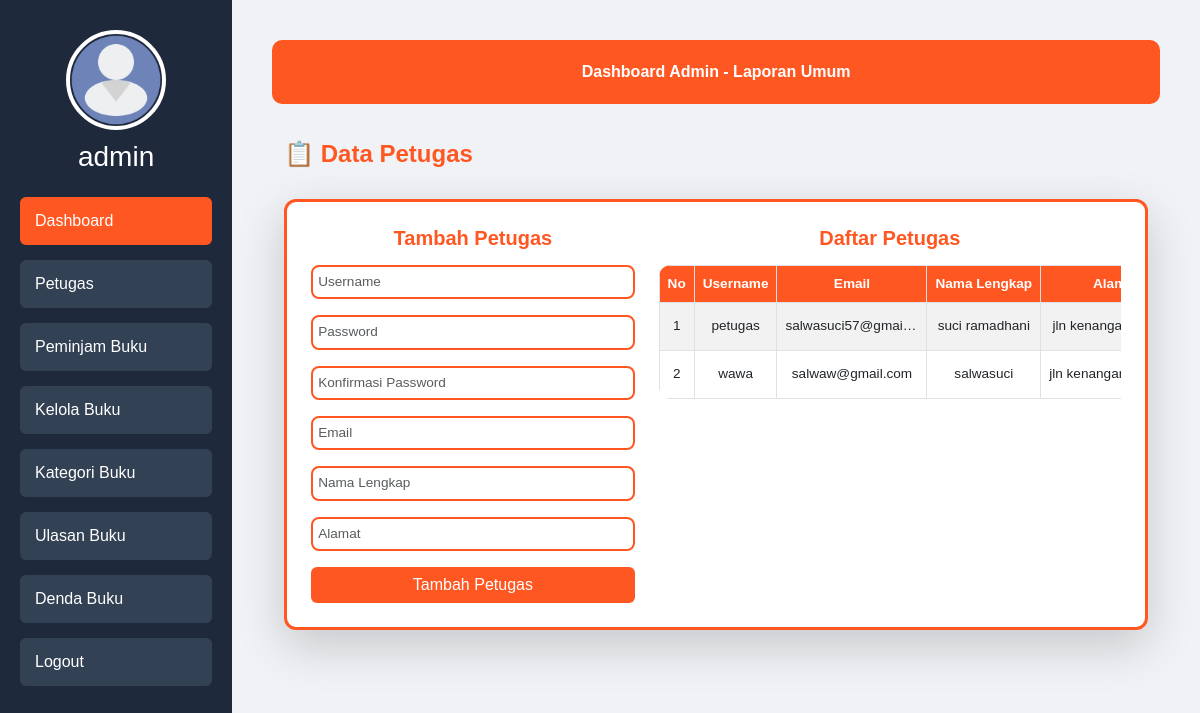
The app's page /modul/admin.php?page=pengguna (signed in) with its own data.
### tables this page shows
CREATE TABLE `user` (
  `UserID` int(11) NOT NULL,
  `Username` varchar(255) DEFAULT NULL,
  `Password` varchar(255) DEFAULT NULL,
  `confirm_password` varchar(255) DEFAULT NULL,
  `Email` varchar(255) DEFAULT NULL,
  `NamaLengkap` varchar(255) DEFAULT NULL,
  `Alamat` text,
  `Role` enum('admin','petugas','peminjam') NOT NULL
);

### modul/pengguna.php (the view, shortened to what this page needs)
<?php
class User {
    private $conn;
    public function __construct($db) {
        $this->conn = $db;
    }
    public function tampilkanUser() {
        $sql = "SELECT UserID, Username, Email, NamaLengkap, Alamat, confirm_password FROM user WHERE Role = 'petugas'";
        $stmt = $this->conn->query($sql);
        return $stmt->fetchAll(PDO::FETCH_ASSOC);
    }
}
$db = new Database();
$conn = $db->conn;
$user = new User($conn);
$dataPetugas = $user->tampilkanUser();
?>
<div class="container mt-3">
<h2 class="text-start" style="color: #FF5722; font-weight: 600; font-size: 1.5rem;">
    📋 Data Petugas
</h2>
    <div class="card shadow-lg p-4 border-3" style="border-color: #FF5722; margin-top: 30px;">
        <div class="row">
            <div class="col-md-5">
                <h5 style="color: #FF5722; font-weight: 600; text-align: center;">
                    Tambah Petugas
                </h5>
                <form method="POST" style="margin-top:15px;">
                    <div class="mb-3">
                        <input type="text" name="username" placeholder="Username" class="form-control" required>
                    </div>
                    <div class="mb-3">
                        <input type="password" name="password" placeholder="Password" class="form-control" required>
                    </div>
                    <div class="mb-3">
                        <input type="password" name="confirm_password" placeholder="Konfirmasi Password" class="form-control" required>
                    </div>
                    <div class="mb-3">
                        <input type="email" name="email" placeholder="Email" class="form-control" required>
                    </div>
                    <div class="mb-3">
                        <input type="text" name="namaLengkap" placeholder="Nama Lengkap" class="form-control" required>
                    </div>
                    <div class="mb-3">
                        <input type="text" name="alamat" placeholder="Alamat" class="form-control" required>
                    </div>
                    <button type="submit" name="tambahPetugas" class="btn btn-orange w-100">
                        Tambah Petugas
                    </button>
                </form>
            </div>
            <div class="col-md-7">
                <h5 style="color: #FF5722; font-weight: 600; text-align: center;">
                    Daftar Petugas
                </h5>
                <div class="table-responsive" style="margin-top:15px;">
                    <table class="table table-bordered table-striped align-middle">
                        <thead>
                            <tr>
                                <th>No</th>
                                <th>Username</th>
                                <th>Email</th>
                                <th>Nama Lengkap</th>
                                <th>Alamat</th>
                            </tr>
                        </thead>
                        <tbody>
                            <?php
                            $no = 1;
                            foreach ($dataPetugas as $petugas) : ?>
                                <tr>
                                    <td><?= $no++ ?></td>
                                    <td><?= $petugas['Username'] ?></td>
                                    <td><?= $petugas['Email'] ?></td>
                                    <td><?= $petugas['NamaLengkap'] ?></td>
                                    <td><?= $petugas['Alamat'] ?></td>
                                </tr>
                            <?php endforeach; ?>
                        </tbody>
                    </table>
                </div>
            </div>
        </div>
    </div>
</div>

### modul/admin.php (style rules this page uses)
body { font-family: "Poppins", sans-serif; background: #f0f2f5; margin: 0; display: flex; height: 100vh; overflow: hidden; }
.card { background: #fff; padding: 25px; border-radius: 12px; box-shadow: 0 6px 12px rgba(0, 0, 0, 0.1); text-align: center; transition: transform 0.3s, box-shadow 0.3s; }

### modul/pengguna.php (style rules this page uses)
.card { max-width: 900px; margin: 0 auto; }
.btn-orange { background-color: #FF5722 !important; color: #fff !important; border: none; }
.table th { background-color: #FF5722; color: #fff; text-align: center; vertical-align: middle; white-space: nowrap; }
.table td { white-space: nowrap; overflow: hidden; text-overflow: ellipsis; max-width: 150px; }
.form-control { border: 2px solid #FF5722; border-radius: 8px; padding: 5px; font-size: 0.85rem; transition: border-color 0.3s ease; }
.table { border-radius: 12px; overflow: hidden; font-size: 0.85rem; }

### records on screen
user: Username "petugas", Email "salwasuci57@gmai…", NamaLengkap "suci ramadhani", Alamat "jln…"
user: Username "wawa", Email "salwaw@gmail.com", NamaLengkap "salwasuci", Alamat "jln…"

### other values on screen
$_SESSION['username'] "admin"
